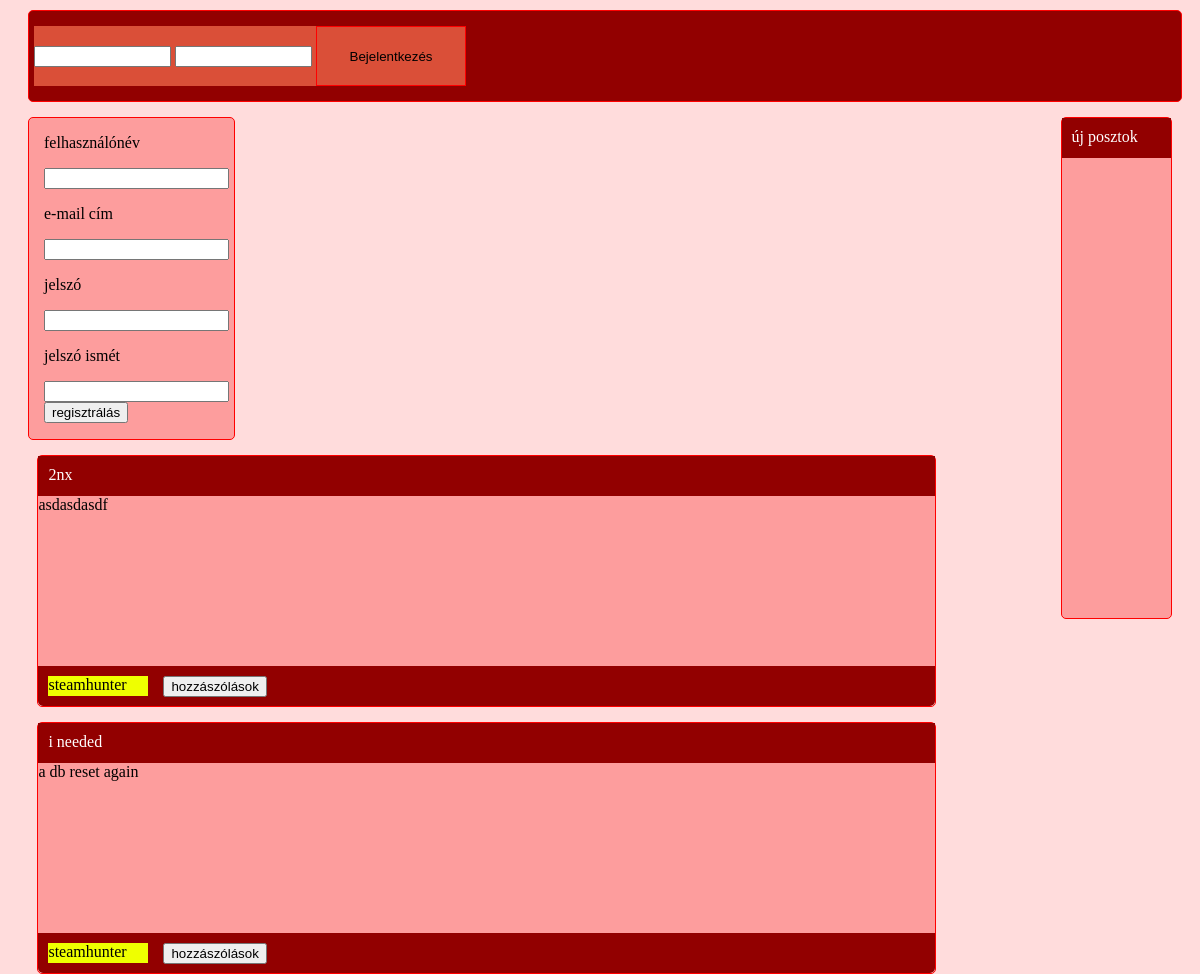
/register.php, run on an earlier commit of the app's database.
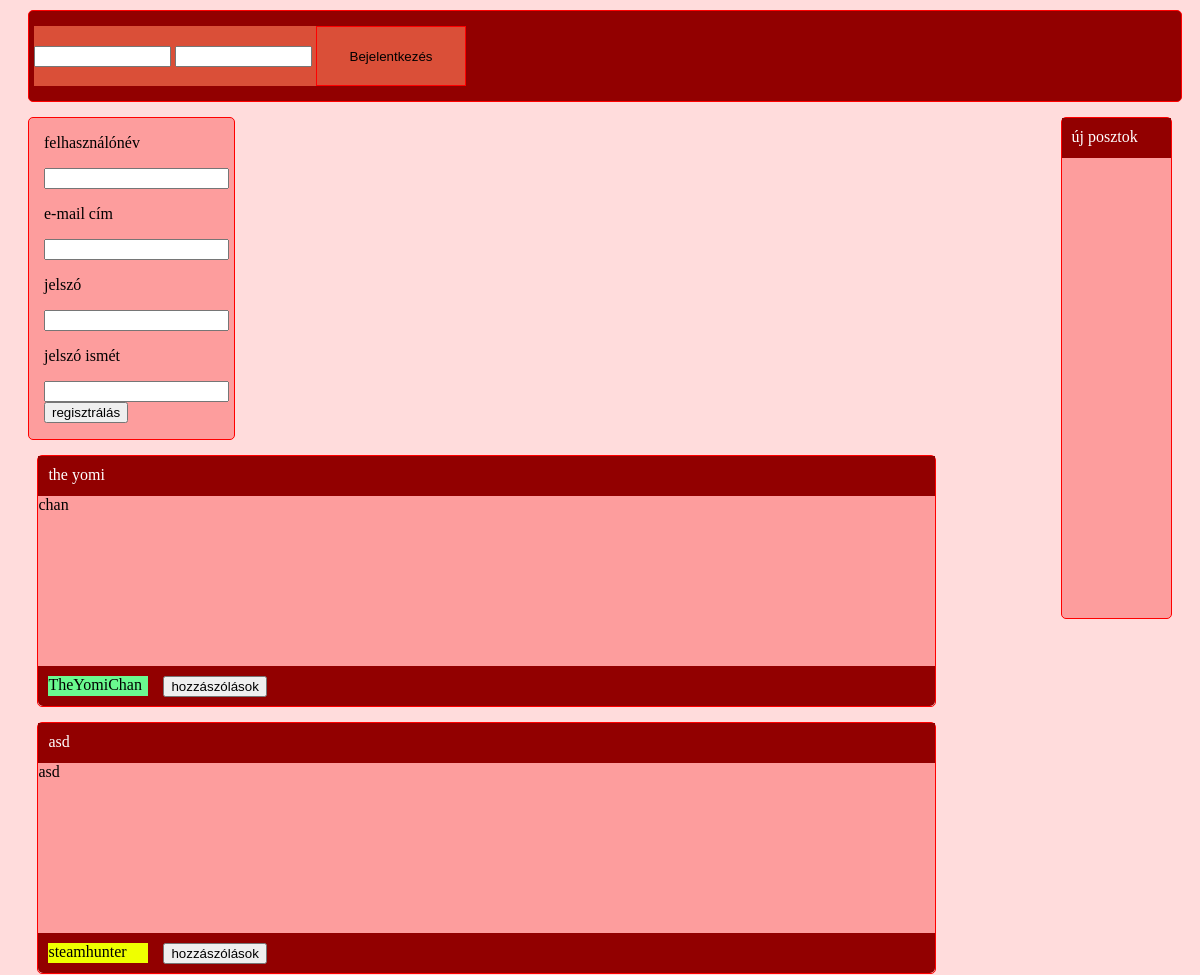
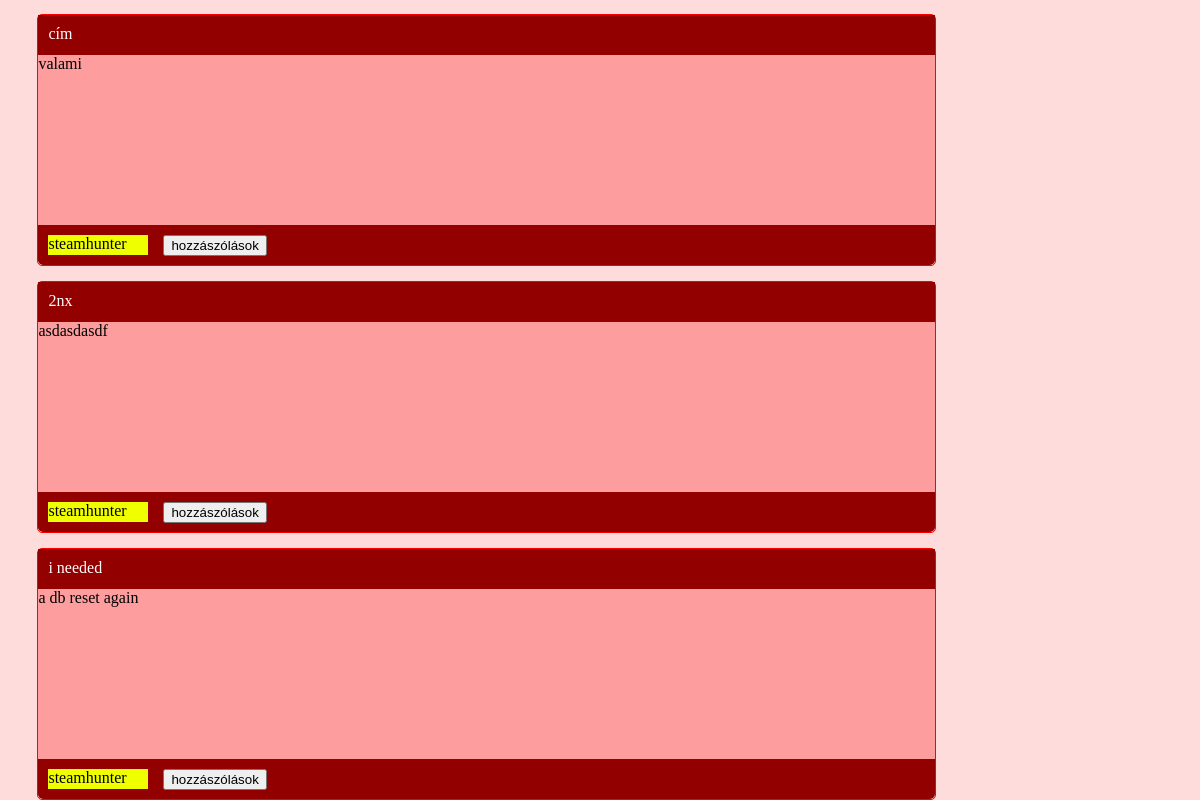
And on a later commit of the database (2 pictures, top to bottom).
### tables this page shows
CREATE TABLE `feedposts` (
  `id` int(11) NOT NULL,
  `userid` int(11) NOT NULL,
  `posttitle` varchar(100) NOT NULL,
  `post` varchar(512) NOT NULL,
  `postdate` datetime NOT NULL
);

CREATE TABLE `users` (
  `id` int(11) NOT NULL,
  `username` varchar(50) NOT NULL,
  `password` varchar(32) NOT NULL,
  `e-mail` varchar(50) NOT NULL,
  `rankid` int(11) NOT NULL,
  `lastseen` datetime NOT NULL
);

### register.php (the view, shortened to what the changed rows need)
<?php
function GetColorByRank($rankid)
{
	switch($rankid)
	{
		case 99:return "#efff00;";
		default:return "#6af98f";
	}
}
if($_SERVER["REQUEST_METHOD"]=="POST")
	{
		$db = mysql_connect('localhost', 'root', '');
		if(!$db){
				die('Could not connect: '.mysql_error());
				}
		$db_selected = mysql_select_db('facebookclone', $db);
		if(!$db_selected){
				die ('Can\'t use: '. mysql_error());
			}
			mysql_query("SET NAMES utf8", $db);
			if(strlen($_POST['username'])<5)
			{
			$hibatext="a felhasználónév túl rövid";
			$hiba=true;
			}
			if(strlen( strcmp ( $_POST['password'] ,$_POST['passwordagain'])!=0))
			{
			$hibatext="a jelszó nem egyezik";
				echo $_POST['password'];
				echo $_POST['passwordagain'];
			$hiba=true;
			}
			if(strlen($_POST['username'])>5 &&  strcmp ( $_POST['password'] ,$_POST['passwordagain'] ) !=0)
			{
			$hibatext="a felhasználónév túl rövid /n a jelszó nem egyezik";
			$hiba=true;
			}
			if(isset($hiba))
			{
				?>
<html>
	<head>
		<title>nem facebook klón</title>
		<meta charset="utf8">
		<link rel="stylesheet" href="reg.css">
	</head>
	<body>
	<div id="header">
	<div id="login">
	<form method="post" action="login.php" id="loginform">
	<div id="logintexts">
	<input type="text" name="username" class="logintextbox">
	<input type="password" name="password" class="logintextbox">
	<?php
	if(isset($_SESSION['hiba']))
	{
	print "<div>";
	print $_SESSION['hiba'];
	print "</div>";
	$_SESSION['hiba']=null;
	}
	?>
	</div>
	<input type="submit" name="login" value="Bejelentkezés" id="loginbt">
	</form>
	</div>
	</div>
		<div id="register">
			<form method="post">
				<p id="error"><?=$hibatext?></p>
				<p>felhasználónév</p>
				<input type="text" name="username">
				<p>e-mail cím</p>
				<input type="text" name="email">
				<p>jelszó</p>
				<input type="password" name="password">
				<p>jelszó ismét</p>
				<input type="password" name="passwordagain">
				<input type="submit" name="login" value="regisztrálás">
			</form>
		</div>
		<div id="rightsidebar">
		<div class="titlebar">
		<p class="titlebar-title">új posztok</p>
		</div>
		</div>
		<div>
		<div id="centerfeed">
		<?php
			$res = mysql_query("SELECT * FROM feedposts ORDER BY id DESC;", $db);
			while($record = mysql_fetch_assoc($res)){
				?>
				<div class="feed">
					<div class="titlebar">
					<p class="titlebar-title"><?= $record['posttitle']?></p>
					</div>
				<div class="feedcontent">
				<?=$record['post']?>
				</div>
				<div class="feedfooter">
				<?php
				$userid=$record['userid'];
				$ress = mysql_query("SELECT * FROM users WHERE id='$userid';", $db);
				$rec = mysql_fetch_assoc($ress);
				$bg="background-color: ".GetColorByRank($rec['rankid']).";";
				$username=$rec['username'];
				print"<p id='senderbox' style='$bg'>$username</p>"
				?>
				<form method="post" class="commnethidder">
				<input type="submit" name="comment" value="hozzászólások" class="commentbt">
				<input type="hidden" name="postid" value=<?=$record['id'];?>>
				</form>
				</div>
				</div>
				<?php
				if(isset($_SESSION['postid']))
					{
						$_POST['postid']=$_SESSION['postid'];
						$_POST['comment']="hozászólás";
						$_SESSION['postid']=null;
					}
				if(isset($_POST['comment']))
				{
					if($_POST['postid']==$record['id'])
					{
					mysql_select_db('facebookclonecomment', $db);
					$cmtres = mysql_query("SELECT * FROM postcomment".$_POST['postid'].";", $db);
					mysql_select_db('facebookclone', $db);
					print mysql_error();
						while($cmtrecord = mysql_fetch_assoc($cmtres)){
						?>
							<div class="feedcomment">
							<div class="feedcommentcontent">
							<?=$cmtrecord['comment']?>
							</div>
							<div class="feedfooter">
								<?php
								$userid=$cmtrecord['userid'];
								$ress = mysql_query("SELECT * FROM users WHERE id='$userid';", $db);
								$rec = mysql_fetch_assoc($ress);
								?>
								<div class="feedfooter">
								<?php
								$bg="background-color: ".GetColorByRank($rec['rankid'])."; margin:0;";
								$username=$rec['username'];
								print"<p id='senderbox' style='$bg'>$username</p>"
								?>
								</div>
								</form>
							</div>
						<?php
						}
					}
				}
			}
			?>
		</div>
	</body>
</html>
				<?php
			}
			if(!isset($hiba))
			{
				$username= $_POST['username'];
				$pass= MD5($_POST['password']);
				$email=$_POST['email'];
			$res = mysql_query("INSERT INTO `users` (`id`, `username`, `password`, `e-mail`) VALUES (NULL,'$username', '$pass', '$email');", $db);
			print mysql_error();
			header('Location: /index.php');
			}
	}else
	{
?>
<html>
	<head>
		<link rel="stylesheet" href="reg.css">
	</head>
	<body>
		<div id="centerfeed">
		<?php
		$db = mysql_connect('localhost', 'root', '');
			$res = mysql_query("SELECT * FROM feedposts ORDER BY id DESC;", $db);
			while($record = mysql_fetch_assoc($res)){
				?>
				<div class="feed">
					<div class="titlebar">
					<p class="titlebar-title"><?= $record['posttitle']?></p>
					</div>
				<div class="feedcontent">
				<?=$record['post']?>
				</div>
				<div class="feedfooter">
				<?php
				$userid=$record['userid'];
				$ress = mysql_query("SELECT * FROM users WHERE id='$userid';", $db);
				$rec = mysql_fetch_assoc($ress);
				$bg="background-color: ".GetColorByRank($rec['rankid'])."; margin:0; margin-right:15px;";
				$username=$rec['username'];
				print"<p id='senderbox' style='$bg'>$username</p>"
				?>
				<form method="post" class="commnethidder">
				<input type="submit" name="comment" value="hozzászólások" class="commentbt">
				</form>
				</div>
				</div>
						<?php
			}
			?>
		</div>
	</body>
</html>
<?php
	}
	?>

What changed in the data, as far as the page shows it:
added feedposts: posttitle "the yomi", post "chan", userid.username "TheYomiChan"
added feedposts: posttitle "asd", post "asd", userid.username "steamhunter"
added feedposts: posttitle "cím", post "valami", userid.username "steamhunter"
